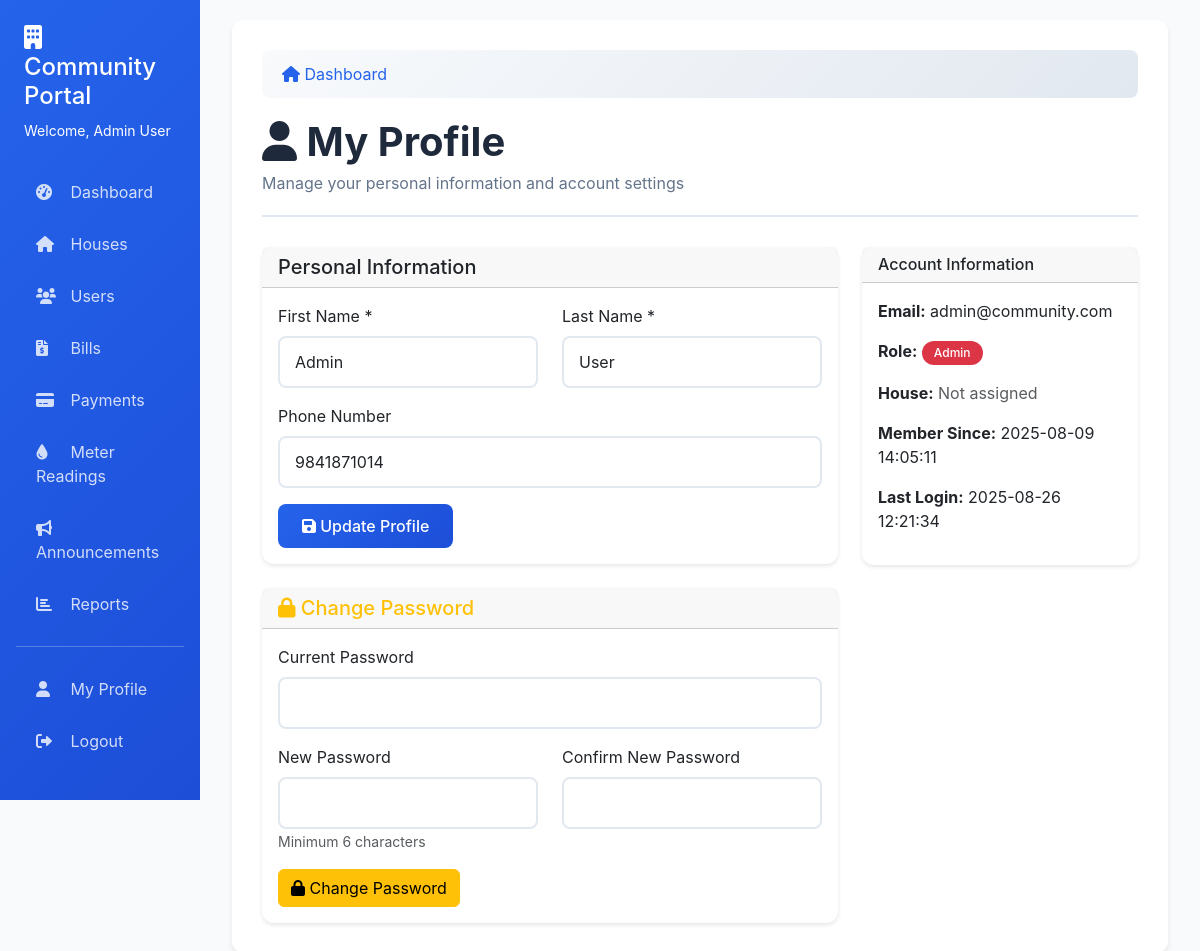
Page /profile (signed in) on the earlier database version.
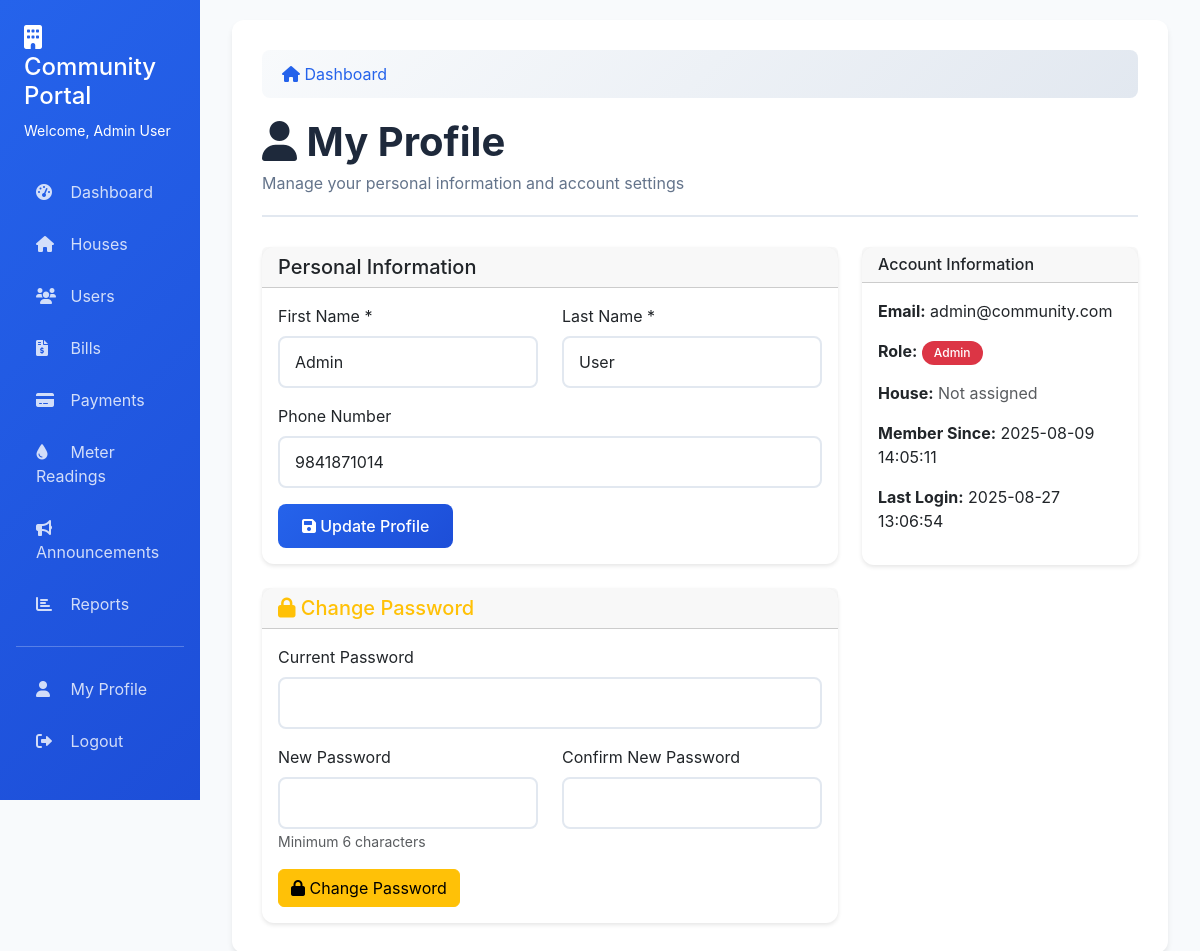
Same page on the later database version.
### tables this page shows
CREATE TABLE users (
                id INTEGER PRIMARY KEY AUTOINCREMENT,
                email TEXT UNIQUE NOT NULL,
                password_hash TEXT NOT NULL,
                role TEXT NOT NULL DEFAULT 'resident',
                first_name TEXT,
                last_name TEXT,
                phone_number TEXT,
                house_id INTEGER,
                created_at TIMESTAMP DEFAULT CURRENT_TIMESTAMP,
                last_login TIMESTAMP
            );

### app.py (the view)
@app.route('/profile')
@login_required
def profile():
    conn = get_db_connection()
    user = conn.execute('''
        SELECT u.*, h.house_number, h.owner_name
        FROM users u
        LEFT JOIN houses h ON u.house_id = h.id
        WHERE u.id = ?
    ''', (session['user_id'],)).fetchone()
    conn.close()
    return render_template('profile.html', user=user)

### app.py (called while the page is built)
def get_db_connection():
    conn = sqlite3.connect(DATABASE)
    conn.row_factory = sqlite3.Row
    return conn

def login_required(f):
    @wraps(f)
    def decorated_function(*args, **kwargs):
        if 'user_id' not in session:
            return redirect(url_for('login'))
        return f(*args, **kwargs)
    return decorated_function

### templates/profile.html (shortened to what the changed rows need)
{% extends "base.html" %}
{% block content %}
<div class="page-header">
    <h1><i class="fas fa-user"></i> My Profile</h1>
</div>
<div class="row">
    <div class="col-md-8">
        <div class="card">
            <div class="card-body">
                <form method="POST" action="{{ url_for('update_profile') }}">
                    <div class="row">
                        <div class="col-md-6">
                            <div class="mb-3">
                                <label for="first_name" class="form-label">First Name *</label>
                                <input type="text" class="form-control" id="first_name" name="first_name" value="{{ user.first_name }}" required>
                            </div>
                        </div>
                        <div class="col-md-6">
                            <div class="mb-3">
                                <label for="last_name" class="form-label">Last Name *</label>
                                <input type="text" class="form-control" id="last_name" name="last_name" value="{{ user.last_name }}" required>
                            </div>
                        </div>
                    </div>
                    <div class="mb-3">
                        <label for="phone_number" class="form-label">Phone Number</label>
                        <input type="tel" class="form-control" id="phone_number" name="phone_number" value="{{ user.phone_number or '' }}">
                    </div>
                </form>
            </div>
        </div>
    </div>
    <div class="col-md-4">
        <div class="card">
            <div class="card-body">
                <p><strong>Email:</strong> {{ user.email }}</p>
                <p><strong>Role:</strong>
                    {% if user.role == 'admin' %}
                        <span class="badge bg-danger">Admin</span>
                    {% else %}
                        <span class="badge bg-primary">Resident</span>
                    {% endif %}
                </p>
                {% if user.house_number %}
                <p><strong>House:</strong> {{ user.house_number }}<br>
                   <small>{{ user.owner_name }}</small></p>
                {% else %}
                <p><strong>House:</strong> <span class="text-muted">Not assigned</span></p>
                {% endif %}
                <p><strong>Member Since:</strong> {{ user.created_at }}</p>
                <p><strong>Last Login:</strong> {{ user.last_login or 'Never' }}</p>
            </div>
        </div>
    </div>
</div>
{% endblock %}

Differences in the rows shown:
changed users "admin@community.com": last_login "2025-08-26 12:21:34" → "2025-08-27 13:06:54"
